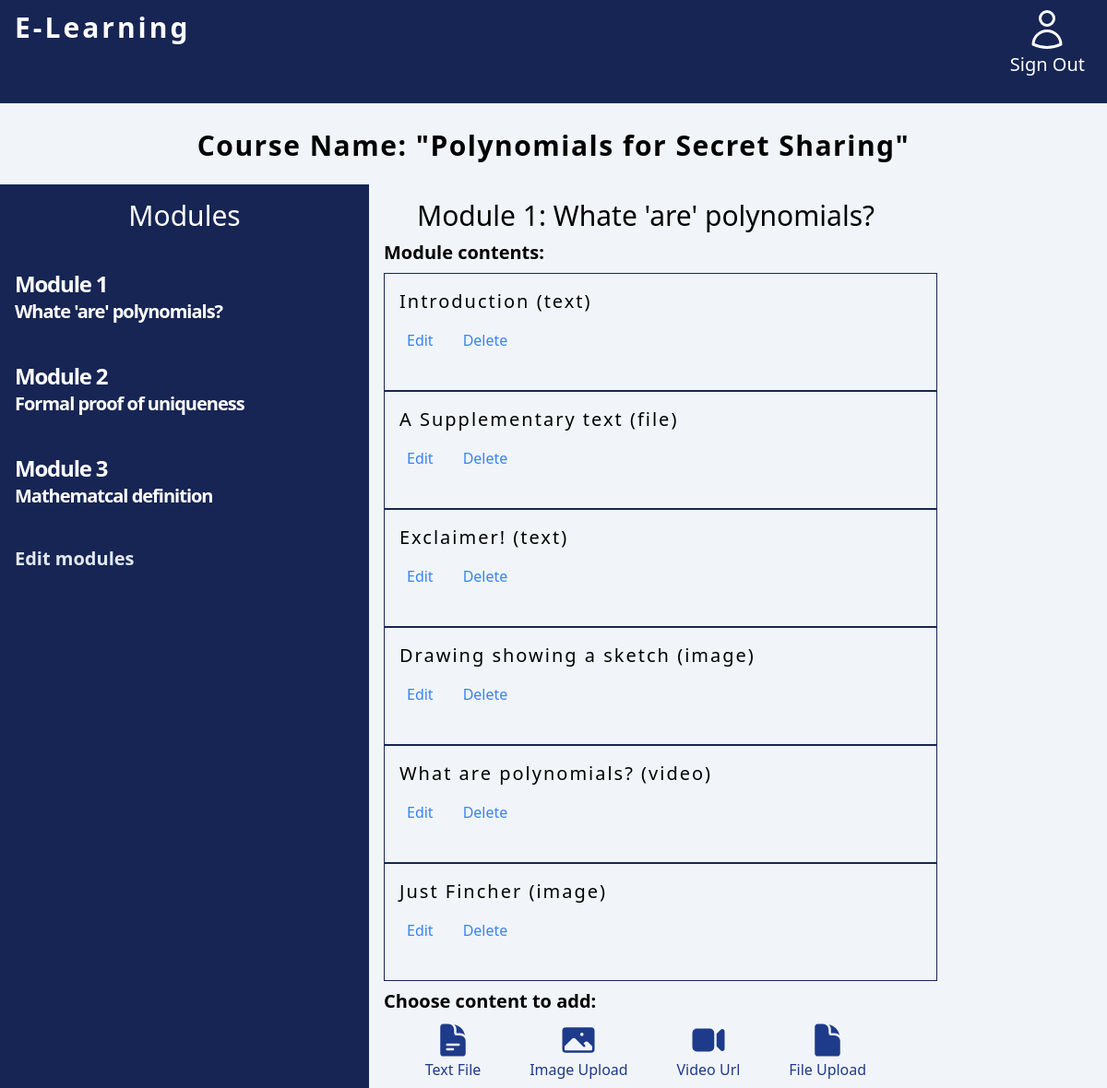
Page /course/module/3/ (signed in) on the committed database.
### courses/models.py (models this page shows, shortened)
class Course(models.Model):
    owner = models.ForeignKey(User,
                            related_name='courses_created',
                            on_delete=models.CASCADE)
    subject = models.ForeignKey(Subject,
                                related_name='courses',
                                on_delete=models.CASCADE)
    students = models.ManyToManyField(User, related_name='courses_joined', blank=True)
    title = models.CharField(max_length=200)
    slug = models.SlugField(max_length=200, unique=True)
    overview = models.TextField()
    created = models.DateTimeField(auto_now_add=True)
    image = models.FileField(upload_to='images', default='default.jpeg')
    class Meta:
        ordering = ['-created']

class Module(models.Model):
    course = models.ForeignKey(Course,
                            related_name='modules',
                            on_delete=models.CASCADE)
    title = models.CharField(max_length=200)
    description = models.TextField(blank=True)
    order = OrderField(blank=True, for_fields=['course'])
    class Meta:
        ordering = ['order']

class Content(models.Model):
    module = models.ForeignKey(Module,
                            related_name='contents',
                            on_delete=models.CASCADE)
    content_type = models.ForeignKey(ContentType,
                                    on_delete=models.CASCADE,
                                    limit_choices_to={'model_in':(
                                        'text',
                                        'video',
                                        'image',
                                        'file')})
    object_id = models.PositiveIntegerField()
    item = GenericForeignKey('content_type', 'object_id')
    order = OrderField(blank=True, for_fields=['module'])
    class Meta:
        ordering = ['order']

class ItemBase(models.Model):
    owner = models.ForeignKey(User,
                            related_name = '%(class)s_related',
                            on_delete=models.CASCADE)
    title = models.CharField(max_length=250)
    created = models.DateTimeField(auto_now_add=True)
    updated = models.DateTimeField(auto_now=True)
    class Meta:
        abstract = True
    def __str__(self):
        return self.title

class Text(ItemBase):
    content = models.TextField()

class File(ItemBase):
    file = models.FileField(upload_to='files')

class Image(ItemBase):
    file = models.FileField(upload_to='images')

class Video(ItemBase):
    url = models.URLField()

### courses/views.py (the view)
# urls.py: path('module/<int:module_id>/', views.ModuleContentListView.as_view(), name='module_content_list'),
class ModuleContentListView(TemplateResponseMixin, View):
    template_name = 'courses/manage/module/content_list.html'
    def get(self, request, module_id):
        module = get_object_or_404(Module,
                                   id=module_id,
                                   course__owner=request.user)
        return self.render_to_response({'module': module})

### courses/templatetags/course.py (called while the page is built)
@register.filter
def model_name(obj):
    try:
        return obj._meta.model_name
    except AttributeError:
        return None

### courses/templates/courses/manage/module/content_list.html (shortened to what this page needs)
{% extends "base.html" %}
{% load course %}
{% block content %}
{% with course=module.course %}
  <h1 class="h-14 leading-loose tracking-wider text-3xl text-center text-black font-semibold mb-4">Course Name: "{{ course.title }}"</h1>
  <div class="flex w-screen">
    <div class="w-2/6 flex flex-col bg-blue-950 text-white">
      <div class="contents">
        <h3 class="text-3xl text-center p-4 mb-2">Modules</h3>
        <ul id="modules">
          {% for m in course.modules.all %}
            <li class="p-4 hover:bg-blue-900 mb-2"  data-id="{{ m.id }}" {% if m == module %}class="selected"{% endif %}>
              <a href="{% url "module_content_list" m.id %}">
                <span class="text-2xl tracking-tighter font-bold">
                  Module <span class="order">{{ m.order|add:1 }}</span>
                </span>
                <p class="text-xl tracking-tighter font-semibold">{{ m.title }}</p>
              </a>
            </li>
          {% empty %}
            <li>No modules yet.</li>
          {% endfor %}
        </ul>
        <p class="p-4 text-xl font-bold text-slate-200 hover:bg-blue-900 mb-2"><a href="{% url "course_module_update" course.id %}">Edit modules</a></p>
      </div>
    </div>
      <div class="w-1/2 flex flex-col p-4">
        <h2 class="text-3xl text-center">Module {{ module.order|add:1 }}: {{ module.title }}</h2>
        <h3 class="text-xl font-semibold mb-2 mt-2">Module contents:</h3>
        <div id="module-contents">
          {% for content in module.contents.all %}
            <div data-id="{{ content.id }}" class="h-32 w-[600px] border border-blue-950 p-4">
              {% with item=content.item %}
                <p class="text-xl tracking-widest">{{ item }} ({{ item|model_name }})</p>
                <div class="flex mt-2">
                <a href="{% url "module_content_update" module.id item|model_name item.id %}" class="p-2 text-blue-500">
                  Edit
                </a>
                <form action="{% url "module_content_delete" content.id %}" method="post" class="p-2 text-blue-500 mx-4">
                  <input type="submit" value="Delete">
                </form>
              </div>
                {% endwith %}
            </div>
          {% empty %}
          <p class="text-center py-16 italic font-extrabold">This module has no contents yet</p>
          {% endfor %}
        </div>
        <p class="font-bold text-xl mt-2">Choose content to add:</p>
        <ul class="h-16 flex justify-evenly text-blue-900">
          <li>
            <a href="{% url "module_content_create" module.id "text" %}" class="p-2 hover:bg-slate-300 flex flex-col items-center">
              <p>Text File</p>
            </a>
          </li>
          <li>
            <a href="{% url "module_content_create" module.id "image" %}" class="p-2  hover:bg-slate-300 flex flex-col items-center">
              <p>Image Upload</p>
            </a>
          </li>
          <li>
            <a href="{% url "module_content_create" module.id "video" %}" class="p-2  hover:bg-slate-300 flex flex-col items-center">
              <svg xmlns="http://www.w3.org/2000/svg" viewBox="0 0 24 24" fill="currentColor" class="w-10 h-10">
                <path d="M4.5 4.5a3 3 0 0 0-3 3v9a3 3 0 0 0 3 3h8.25a3 3 0 0 0 3-3v-9a3 3 0 0 0-3-3H4.5ZM19.94 18.75l-2.69-2.69V7.94l2.69-2.69c.944-.945 2.56-.276 2.56 1.06v11.38c0 1.336-1.616 2.005-2.56 1.06Z" />
              </svg>
              <p>Video Url</p>
            </a>
          </li>
          <li>
            <a href="{% url "module_content_create" module.id "file" %}" class="p-2  hover:bg-slate-300 flex flex-col items-center">
              <p>File Upload</p>
            </a>
          </li>
        </ul>
      </div>
    {% endwith %}
  </div>
  {% endblock %}

### rows in the picture
Course: title "Polynomials for Secret Sharing"
Module: order|add "1", title "Whate 'are' polynomials?"
Module: order|add "2", title "Formal proof of uniqueness"
Module: order|add "3", title "Mathematcal definition"
Content: item "Introduction", item|model_name "text"
Content: item "A Supplementary text", item|model_name "file"
Content: item "Exclaimer!", item|model_name "text"
Content: item "Drawing showing a sketch", item|model_name "image"
Content: item "What are polynomials?", item|model_name "video"
Content: item "Just Fincher", item|model_name "image"
